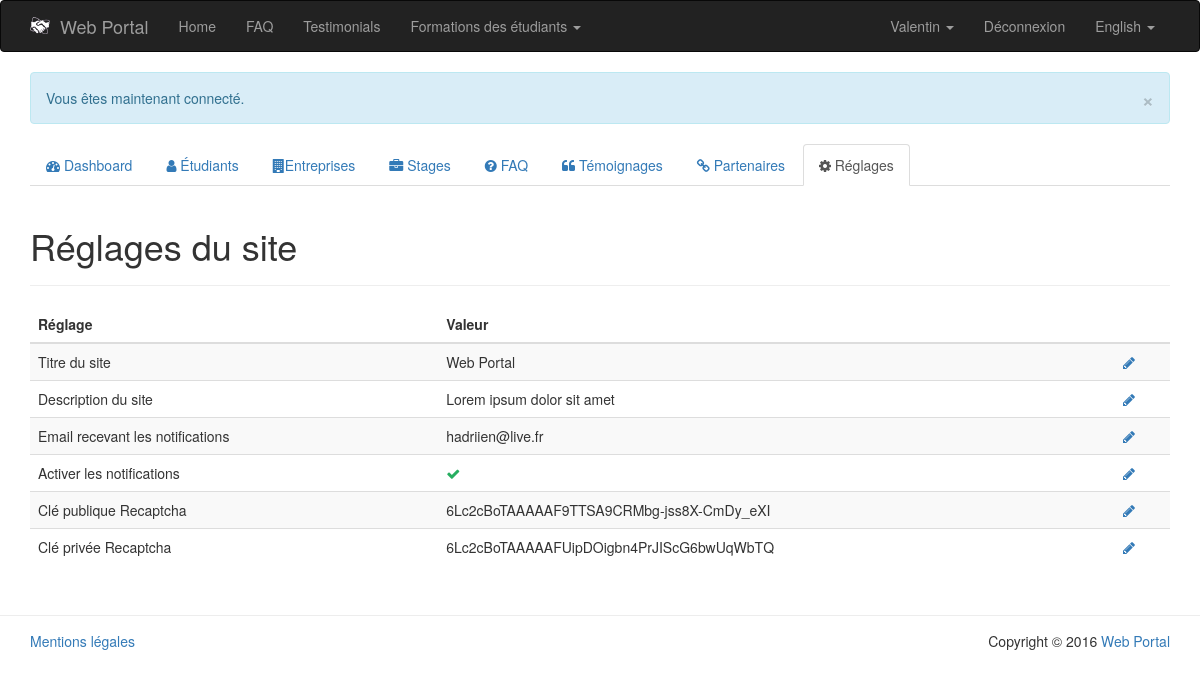
Page /PHP/public/index.php?page=admin/settings-list (signed in) on the committed database.
### tables this page shows
CREATE TABLE IF NOT EXISTS `settings` (
  `id` int(11) NOT NULL AUTO_INCREMENT,
  `tag` varchar(64) NOT NULL,
  `value` varchar(256) NOT NULL,
  `placeholder` varchar(128) NOT NULL,
  `data_type` enum('varchar','int','boolean') NOT NULL DEFAULT 'varchar',
  PRIMARY KEY (`id`)
);

CREATE TABLE IF NOT EXISTS `student` (
  `id` int(11) NOT NULL AUTO_INCREMENT,
  `first_name` varchar(64) NOT NULL,
  `last_name` varchar(64) NOT NULL,
  `country` enum('France','Irlande') NOT NULL,
  `skill` int(11) NOT NULL,
  `email` varchar(64) NOT NULL,
  `password` varchar(64) NOT NULL,
  `cv` varchar(128) NOT NULL,
  `portfolio` varchar(128) NOT NULL,
  `admin` tinyint(1) NOT NULL DEFAULT '0',
  `available` tinyint(1) NOT NULL DEFAULT '1',
  `activated` tinyint(1) NOT NULL,
  `register_date` date NOT NULL,
  PRIMARY KEY (`id`),
  KEY `skill` (`skill`)
);

### PHP/app/model/Settings.class.php (called while the page is built, shortened)
<?php
	class Settings {
		public function __get($nom) {
			return $this->$nom;
		}
		public static function getSettingsList() {
			$db = PDOConnexion::getInstance();
			$sql = "SELECT * FROM settings";
			$sth = $db->prepare($sql);
			$sth->setFetchMode(PDO::FETCH_CLASS|PDO::FETCH_PROPS_LATE, 'Settings');
			$sth->execute();
			return $sth->fetchAll();
		}
		public static function getWebsiteName() {
			$db = PDOConnexion::getInstance();
			$sql = "SELECT value FROM settings WHERE tag = 'website_name'";
			$sth = $db->prepare($sql);
			$sth->setFetchMode(PDO::FETCH_CLASS|PDO::FETCH_PROPS_LATE, 'Settings');
			$sth->execute();
			return $sth->fetch()->value;
		}
	}
?>

### PHP/app/model/Autoloader.php (called while the page is built, shortened)
<?php
	class Autoloader {
		public static function appAutoload($class) {
			$class = str_replace('\\', '/', $class);
		}
	}
?>

### PHP/app/model/Language.class.php (called while the page is built, shortened)
<?php
	class Language {
		private $defaultLanguage = 'en';
		private $currentLanguage;
		private $translate = array();
		public function __construct() {
		    if (isset($_COOKIE['lang']) || isset($_SESSION['lang'])) {
		        if (isset($_COOKIE['lang'])) {
		            $this->currentLanguage = $_COOKIE['lang'];
		        }
		        if (isset($_SESSION['lang'])) {
		            $this->currentLanguage = $_SESSION['lang'];
		        }
		    }
		    else {
		    	$this->currentLanguage = $this->detectBrowserLanguage();
		    }
		    $this->translate = $translate;
		}
		private function detectBrowserLanguage() {
			if (isset($_SERVER['HTTP_ACCEPT_LANGUAGE'])) {
				if (substr($_SERVER['HTTP_ACCEPT_LANGUAGE'], 0, 2) == 'fr') {
					return 'fr';
				}
				else {
					return 'en';
				}
			}
			return $this->defaultLanguage;
		}
		public function getCurrentLanguage() {
			$languageName = ($this->currentLanguage == 'fr') ? 'Français' : 'English';
			return array(
				'code' => $this->currentLanguage,
				'name' => $languageName
			);
		}
		public function translate($term) {
			if (!array_key_exists($this->currentLanguage, $this->translate)) {
				if (file_exists(LANG . DS . $this->currentLanguage . '.php')) {
					return $this->translate[$term];
				}
			}
			else {
				throw new Exception('Le terme "' . $term . '" n\'existe pas dans le fichier de traduction.');
			}
		}
	}
?>

### PHP/ressources/lang/en.php (called while the page is built)
<?php
	$translate = array (
		'home' => 'Home',
		'faq' => 'FAQ',
		'testimonials' => 'Testimonials',
		'student' => 'Student',
		'company' => 'Company'
	);
?>

### PHP/app/model/Student.class.php (called while the page is built, shortened)
<?php
	class Student {
		public function __get($nom) {
			return $this->$nom;
		}
		public static function getStudentById($id) {
			$db = PDOConnexion::getInstance();
			$sql = 'SELECT * FROM student WHERE id = :id';
			$sth = $db->prepare($sql);
			$sth->setFetchMode(PDO::FETCH_CLASS|PDO::FETCH_PROPS_LATE, 'Student');
			$sth->execute(array(
				':id' => $id
			));
			return $sth->fetch();
		}
	}
?>

### PHP/app/view/admin/settings-list.php (the view, shortened to what this page needs)
<div class="col-md-12">
	<div class="page-header">
		<h1>Réglages du site</h1>
	</div>
	<table class="table table-striped">
		<thead>
			<tr>
				<th>Réglage</th>
				<th>Valeur</th>
				<th></th>
			</tr>
		</thead>
		<tbody>
			<?php
				foreach (Settings::getSettingsList() as $setting) {
					if ($setting->value == 'true') {
						$setting->value = '<i class="fa fa-check" style="color: #27ae60;"></i>';
					}
					echo '<tr>';
						echo '<td>' . $setting->placeholder . '</td>';
						echo '<td>' . $setting->value . '</td>';
						echo '<td><a href="index.php?page=admin/setting-edit&amp;id=' . $setting->id . '"><i class="fa fa-pencil" data-toggle="tooltip" title="Modifier"></i></a></td>';
					echo '</tr>';
				}
			?>
		</tbody>
	</table>
</div>

### PHP/app/view/navbar.php (shortened to what this page needs)
<nav class="navbar navbar-inverse">
	<div class="container">
		<div class="navbar-header">
			<a class="navbar-brand" href="index.php?page=home"><img src="img/logo.png" alt="Logo" style="float: left; margin-right: 10px; width: 20px;"><?php echo Settings::getWebsiteName(); ?></a>
		</div>
		<div id="navbar" class="collapse navbar-collapse">
			<ul class="nav navbar-nav">
				<li<?php App::isCurrentPage('home'); ?>><a href="index.php?page=home"><?php echo $language->translate('home'); ?></a></li>
				<li<?php App::isCurrentPage('faq'); ?>><a href="index.php?page=faq"><?php echo $language->translate('faq'); ?></a></li>
				<li<?php App::isCurrentPage('testimonials'); ?>><a href="index.php?page=testimonials"><?php echo $language->translate('testimonials'); ?></a></li>
				<li class="dropdown"
					     	App::isCurrentPage('formations-ireland'); ?>>
						  	<a id="formations-dropdown" href="#" class="dropdown-toggle" data-toggle="dropdown" role="button" aria-haspopup="true" aria-expanded="false">
								Formations des étudiants
								<span class="caret"></span>
							</a>
				</li>
			</ul>
			<ul class="nav navbar-nav navbar-right">
				<?php if (App::isLogged()) : ?>
					<?php $member = App::getMember(); ?>
					<?php if (get_class($member) == 'Student') : ?>
						<li class="dropdown">
							<a id="student-dropdown" href="#" class="dropdown-toggle" data-toggle="dropdown" role="button" aria-haspopup="true" aria-expanded="false">
								<?php echo $member->first_name; ?>
								<span class="caret"></span>
							</a>
						</li>
					<?php endif; ?>
					<li><a href="index.php?page=signout">Déconnexion</a></li>
				<?php endif; ?>
				<li class="dropdown">
					<a id="lang-dropdown" href="#" class="dropdown-toggle" data-toggle="dropdown" role="button" aria-haspopup="true" aria-expanded="false">
						<?php echo $language->getCurrentLanguage()['name']; ?>
						<span class="caret"></span>
					</a>
				</li>
            </ul>
		</div>
	</div>
</nav>

### PHP/app/view/admin/footer.php (shortened to what this page needs)
			</div>
		</div>
		<footer id="footer" style="border-top: 1px solid #ededed; margin-top: 30px; padding: 15px 0;">
			<div class="container">
				<div class="row">
					<div class="col-md-8">
						<a href="index.php?page=legal">Mentions légales</a>
					</div>
					<div class="col-md-4 text-right">
						Copyright &copy; <?php echo date('Y') . ' <a href="index.php?page=home">' . Settings::getWebsiteName() . '</a>'; ?>
					</div>
				</div>
			</div>
		</footer>
	</body>
</html>

### rows in the picture
settings: value "Web Portal", placeholder "Titre du site"
student: first_name "Valentin"
settings: placeholder "Description du site", value "Lorem ipsum dolor sit amet"
settings: placeholder "Email recevant les notifications", value "hadriien@live.fr"
settings: placeholder "Activer les notifications"
settings: placeholder "Clé publique Recaptcha", value "6Lc2cBoTAAAAAF9TTSA9CRMbg-jss8X-CmDy_eXI"
settings: placeholder "Clé privée Recaptcha", value "6Lc2cBoTAAAAAFUipDOigbn4PrJIScG6bwUqWbTQ"

### other values in the picture
$language->translate('home') "Home"
$language->translate('faq') "FAQ"
$language->translate('testimonials') "Testimonials"
$language->getCurrentLanguage()['name'] "English"
$output "× Vous êtes maintenant connecté."
